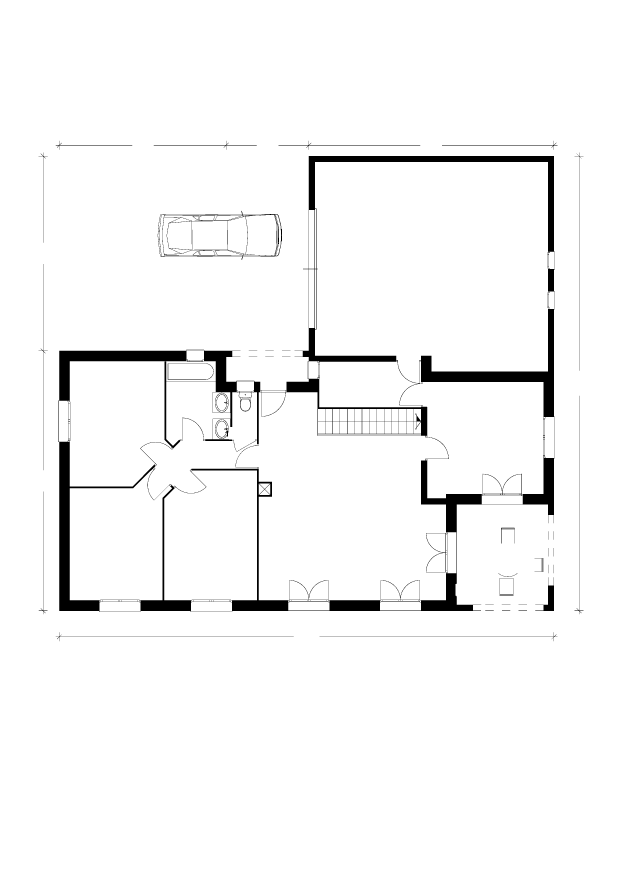
#> input picture data/PNG/no_text/IIa_BA0710.png, 2480 x 3508 px (shown at 1/4 size)
$ jupyter execute seg_2.ipynb
#> lines starting #> are read from the running program, lines starting #| are printed output that depends on the picture; after the words box and inside, x2 and y2 are one past the last pixel; in counts of white or black regions, pixels touching at a corner belong together
### Goal isolate the rooms

[cell 1]
import cv2
import numpy as np
import matplotlib.pyplot as plt

im = cv2.imread('./data/PNG/no_text/IIa_BA0710.png')
#> im is the input picture: shape (3508, 2480, 3); 96.5% white; 40 black regions (1 under 20 px), largest, box (x1, y1, x2, y2) and area: (233, 624, 2220, 2447) 281533, (631, 843, 1128, 1039) 7155, (2141, 2309, 2216, 2444) 3063
im = cv2.cvtColor(im, cv2.COLOR_BGR2RGB)

plt.imshow(im)
plt.axis('off')
plt.show()

[cell 2]
im.shape

### Preprocessing Pipeline

[cell 3]
# 1. Grayscale
gray = cv2.cvtColor(im, cv2.COLOR_RGB2GRAY)

# 2. Blur — Gaussian to suppress noise before thresholding
blurred = cv2.GaussianBlur(gray, (5, 5), 0)

# 3. Threshold — Otsu's binarization on the blurred image
_, thresh = cv2.threshold(blurred, 0, 255, cv2.THRESH_BINARY_INV + cv2.THRESH_OTSU)
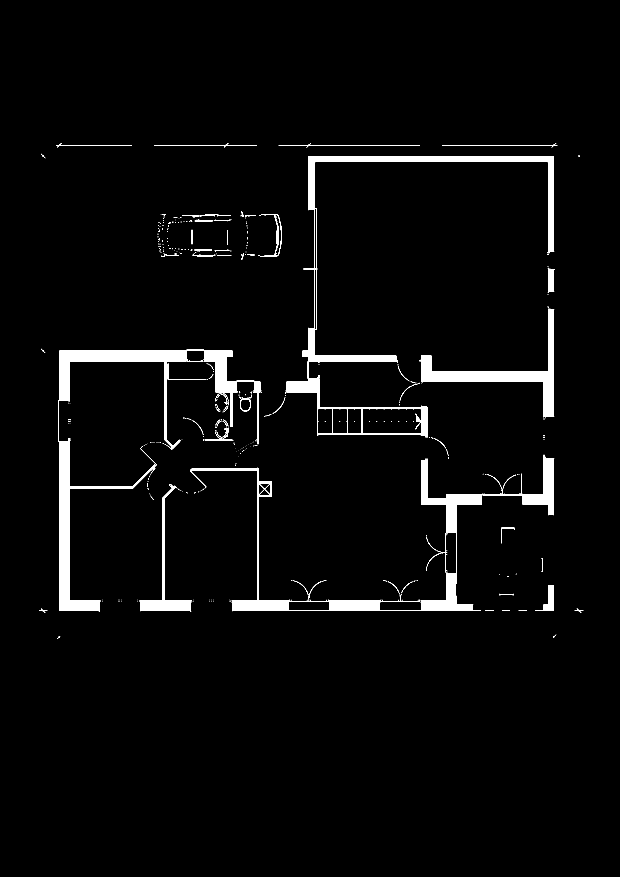
#> thresh: shape (3508, 2480) (shown at 1/4 size); 3.3% white; 565 white regions (451 under 20 px), largest, box (x1, y1, x2, y2) and area: (233, 1399, 816, 2447) 67726, (760, 1835, 1928, 2445) 55664, (1210, 624, 2217, 1451) 50777

# 4. Morphological ops — close small gaps in walls, remove speckle noise
kernel = cv2.getStructuringElement(cv2.MORPH_RECT, (3, 3))
morph = cv2.morphologyEx(thresh, cv2.MORPH_CLOSE, kernel, iterations=2)
#> morph: shape (3508, 2480); 3.4% white; 295 white regions (210 under 20 px), largest, box (x1, y1, x2, y2) and area: (233, 1399, 1047, 2447) 83533, (760, 1819, 2217, 2445) 70578, (1210, 624, 2217, 1451) 52809
morph = cv2.morphologyEx(morph, cv2.MORPH_OPEN,  kernel, iterations=1)
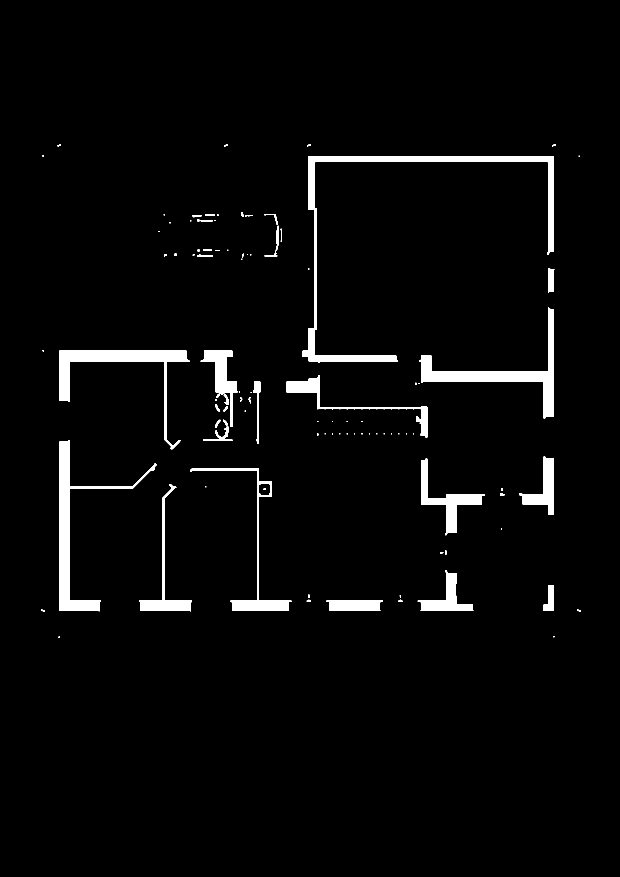
#> morph: shape (3508, 2480) (shown at 1/4 size); 3.2% white; 103 white regions (35 under 20 px), largest, box (x1, y1, x2, y2) and area: (1211, 624, 2216, 1450) 52696, (1677, 1231, 2216, 1673) 36993, (237, 1762, 626, 2445) 36406

# 5. Edge detection — Canny on the morphed binary
edges = cv2.Canny(morph, threshold1=50, threshold2=150)
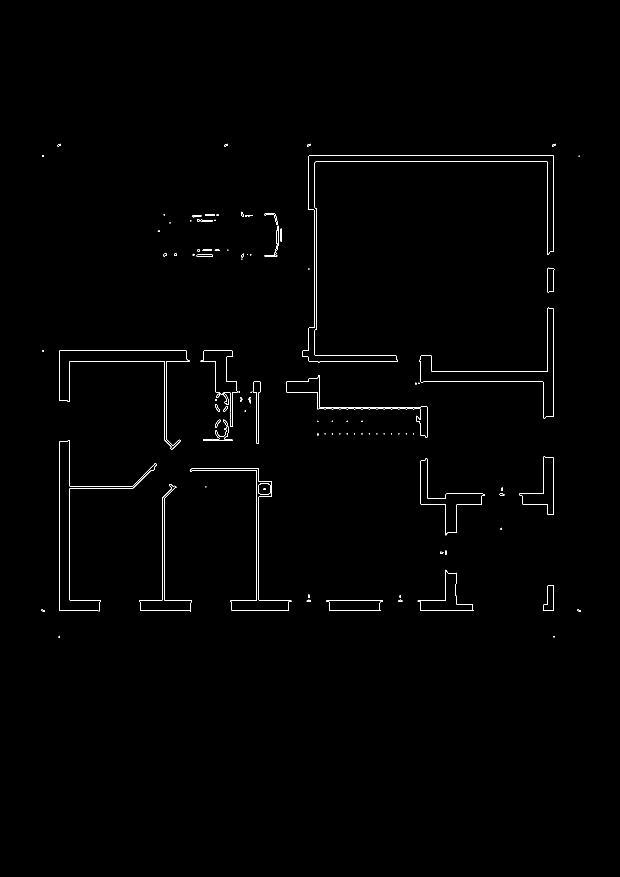
#> edges: shape (3508, 2480) (shown at 1/4 size); 0.3% white in thin lines or dots, all inside (x1, y1, x2, y2) = (165, 575, 2323, 2550)

stages = [
    (gray,    "Grayscale"),
    (blurred, "Gaussian Blur"),
    (thresh,  "Otsu Threshold"),
    (morph,   "Morphological (close+open)"),
    (edges,   "Canny Edges"),
]

fig, axes = plt.subplots(1, len(stages), figsize=(20, 4))
for ax, (img, title) in zip(axes, stages):
    ax.imshow(img, cmap="gray")
    ax.set_title(title)
    ax.axis("off")
#> this loop made 5 passes
#> title on passes 1 to 5: 'Grayscale', 'Gaussian Blur', 'Otsu Threshold', 'Morphological (close+open)', 'Canny Edges'
plt.tight_layout()
plt.show()
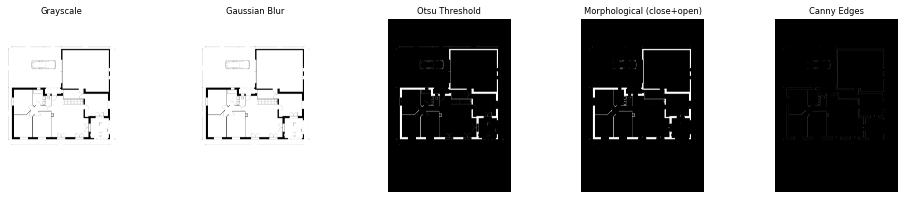
#> figure drawn by matplotlib, 5 panels

### Step 1 — Text Removal + Axis-Aligned Walls

[cell 4]
# ── Text removal: drop connected components smaller than a wall stroke ─────────
# Text blobs are small isolated regions; walls are large continuous structures.
kernel = cv2.getStructuringElement(cv2.MORPH_RECT, (3, 3))
closed = cv2.morphologyEx(morph, cv2.MORPH_CLOSE, kernel, iterations=3)
#> closed: shape (3508, 2480); 3.2% white; 90 white regions (29 under 20 px), largest, box (x1, y1, x2, y2) and area: (1211, 624, 2216, 1450) 52696, (1677, 1231, 2216, 1673) 36993, (237, 1762, 626, 2445) 36423

num_cc, cc_labels, cc_stats, _ = cv2.connectedComponentsWithStats(closed, connectivity=8)
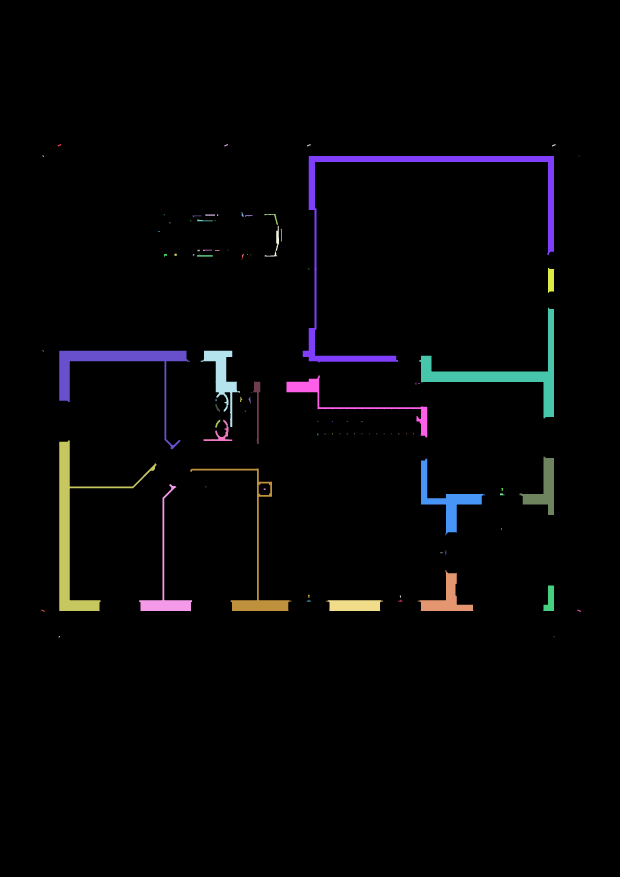
#> cc_labels: shape (3508, 2480) int32 (shown at 1/4 size); 91 distinct labels, from 0 to 90; one colour per label, 0 black
#> num_cc = 91; cc_stats = 91 rows, first 6: [0, 0, 2480, 3508, 8421721], [231, 576, 13, 10, 70], [898, 576, 13, 10, 70], [1229, 576, 13, 10, 70], [2209, 576, 13, 10, 70], [170, 621, 6, 6, 25]
walls_clean = np.zeros_like(closed)
for lbl in range(1, num_cc):
    if cc_stats[lbl, cv2.CC_STAT_AREA] >= 300:
        walls_clean[cc_labels == lbl] = 255
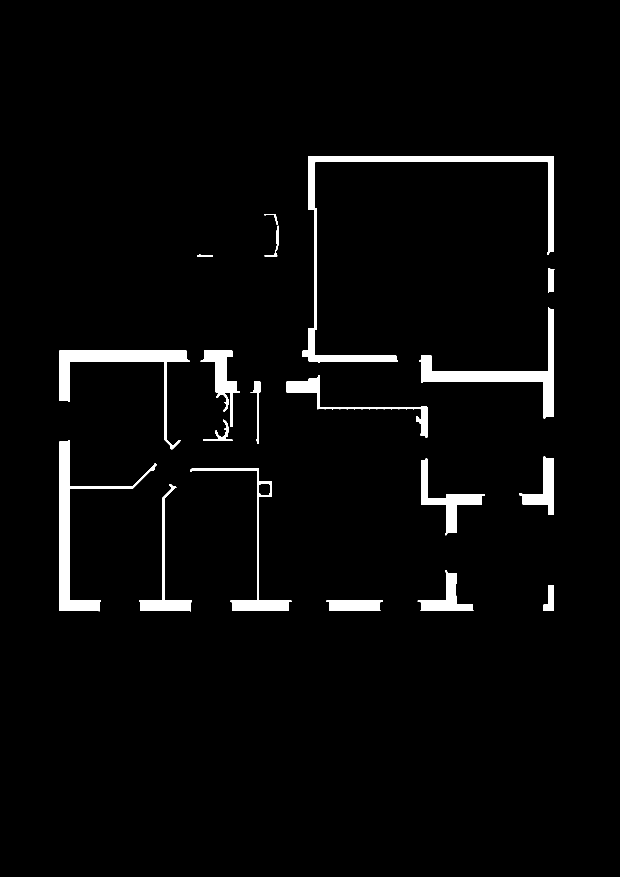
#> walls_clean: shape (3508, 2480) (shown at 1/4 size); 3.2% white; 19 white regions, largest, box (x1, y1, x2, y2) and area: (1211, 624, 2216, 1450) 52696, (1677, 1231, 2216, 1673) 36993, (237, 1762, 626, 2445) 36423

# ── Axis-aligned Hough: redraw only horizontal + vertical segments ─────────────
# Removes diagonal artifacts and bridges small wall gaps (maxLineGap).
lines = cv2.HoughLinesP(walls_clean, 1, np.pi / 180, 30,
                        minLineLength=30, maxLineGap=20)
#> lines = 1401 rows, first 6: [268, 1767, 278, 2367], [2194, 1019, 2194, 624], [2198, 1667, 2205, 1236], [237, 1418, 758, 1445], [2189, 1667, 2197, 1235], [2180, 2017, 2183, 1832]
wall_lines = np.zeros_like(walls_clean)
if lines is not None:
    for seg in lines:
        x1, y1, x2, y2 = seg[0]
        angle = abs(np.degrees(np.arctan2(y2 - y1, x2 - x1))) % 180
        if angle < 12 or angle > 168 or abs(angle - 90) < 12:   # H or V
            cv2.line(wall_lines, (x1, y1), (x2, y2), 255, 2)
#> this loop made 1401 passes
#> (x1, y1, x2, y2, angle) on passes 1 to 3: (268, 1767, 278, 2367, 89.05), (2194, 1019, 2194, 624, 90), (2198, 1667, 2205, 1236, 89.07)
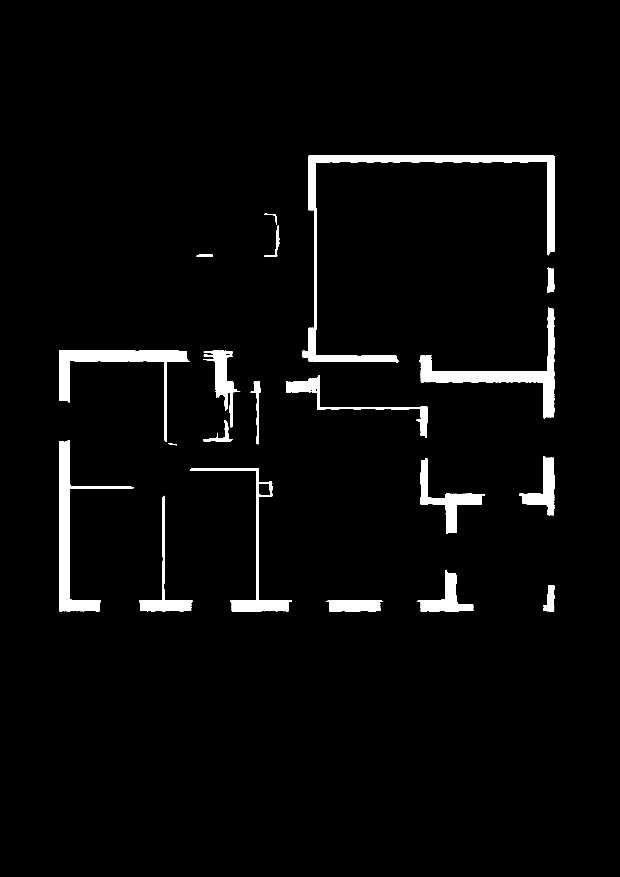
#> wall_lines: shape (3508, 2480) (shown at 1/4 size); 3.2% white; 20 white regions, largest, box (x1, y1, x2, y2) and area: (1210, 623, 2217, 1449) 56047, (1676, 1230, 2217, 1674) 37460, (236, 1761, 536, 2445) 36436

walls_final = cv2.bitwise_or(walls_clean, wall_lines)
#> walls_final: shape (3508, 2480); 3.3% white; 19 white regions, largest, box (x1, y1, x2, y2) and area: (1210, 623, 2217, 1450) 56757, (1676, 1230, 2217, 1674) 37973, (236, 1761, 626, 2445) 37880

fig, axes = plt.subplots(1, 3, figsize=(18, 6))
axes[0].imshow(morph,       cmap="gray"); axes[0].set_title("Morph (raw)");       axes[0].axis("off")
axes[1].imshow(walls_clean, cmap="gray"); axes[1].set_title("Text removed");      axes[1].axis("off")
axes[2].imshow(walls_final, cmap="gray"); axes[2].set_title("Walls (H+V only)"); axes[2].axis("off")
plt.tight_layout()
plt.show()
#> (the rest of the program and of its run is left out)
